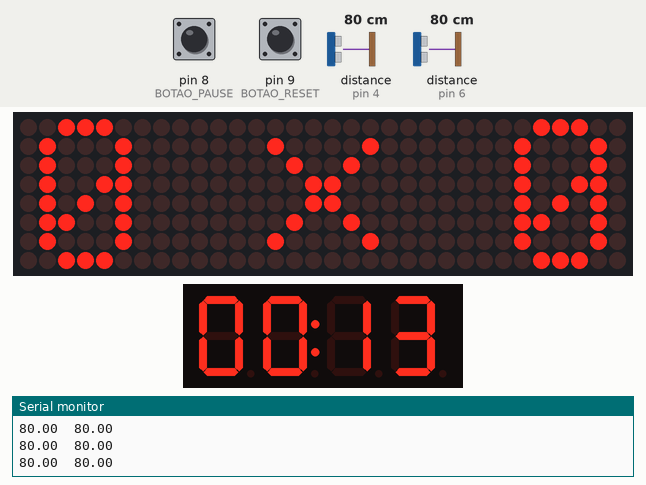
Recording of a sketch running on a simulated Arduino Uno, built with avr-gcc and run on an emulated ATmega328P. On the bench: 32×8 LED matrix, 4-digit seven-segment display, the last lines printed to the serial monitor. Inputs (shaded band) come from the test bench; at power-on: distance to the obstacle (sensors on pin 4, pin 6) 80 cm, pin 8 (BOTAO_PAUSE) HIGH, pin 9 (BOTAO_RESET) HIGH. The echo pulse lasts 58.3 µs per cm.

Above: at 2.2 s.
2.3 s: distance to the obstacle (sensor on pin 4) set to 6 cm
4.6 s: distance to the obstacle (sensor on pin 4) set to 3 cm
At 5.2 s:
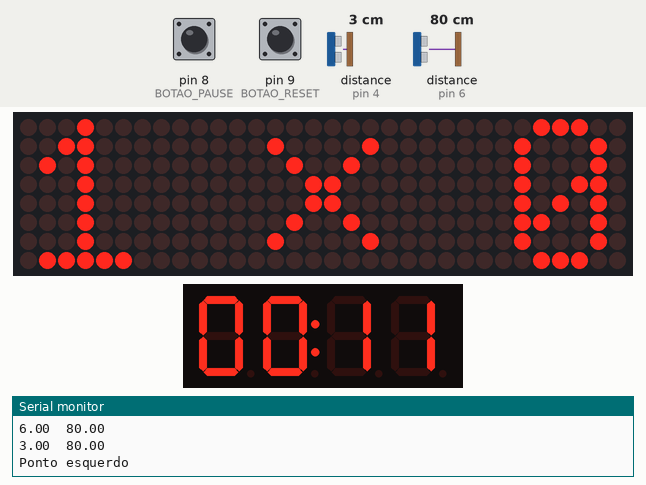
6.2 s: pin 8 (BOTAO_PAUSE) pulled LOW for 0.65 s
At 7.8 s:
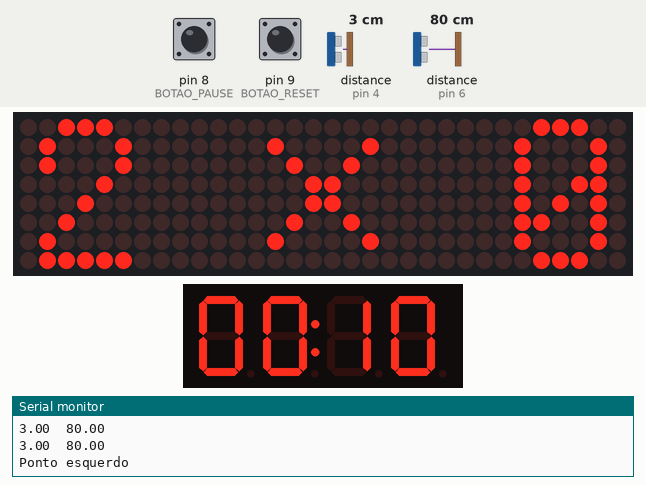
8.9 s: pin 8 (BOTAO_PAUSE) pulled LOW for 1 s
At 11.6 s:
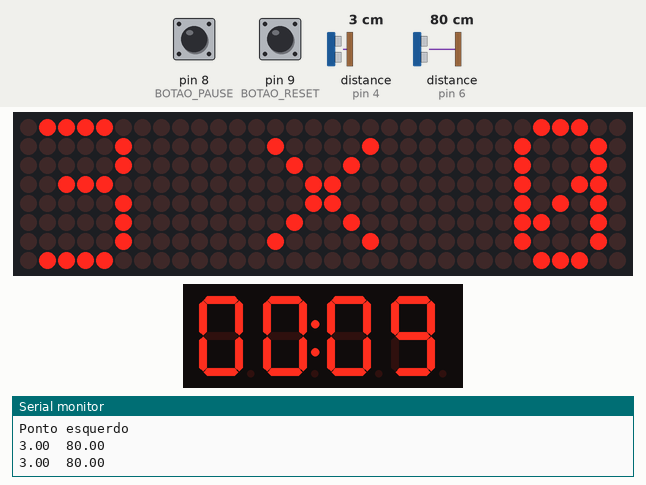
11.9 s: pin 8 (BOTAO_PAUSE) pulled LOW for 3.2 s
At 16.8 s:
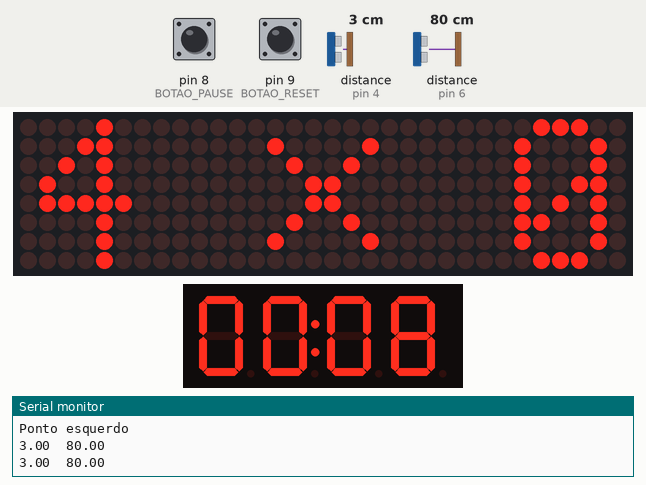
17.1 s: pin 8 (BOTAO_PAUSE) pulled LOW for 0.65 s
At 19.7 s:
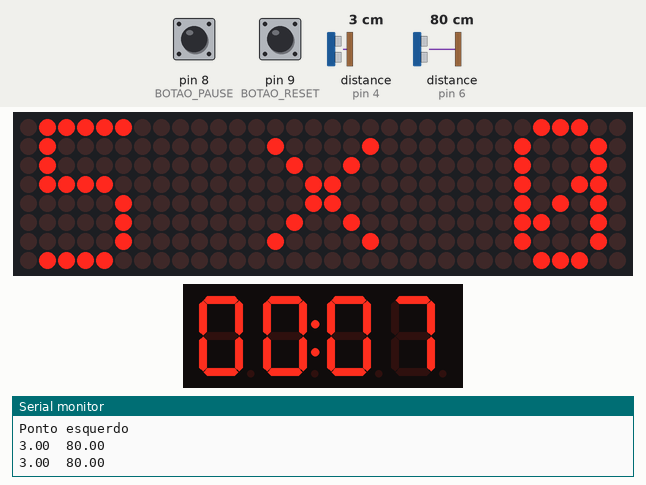
Timing chart, 0 to 20.8 s (numbered marks = the images above; inputs shaded):
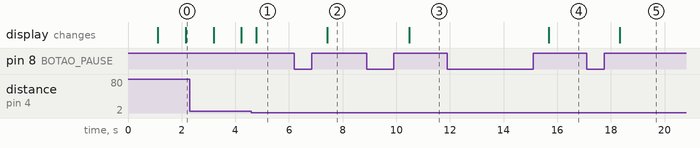

The sketch:

futbot_arena.ino
```cpp
#include <Ultrasonic.h>
#include <MD_Parola.h>
#include <MD_MAX72xx.h>
#include <SPI.h>
#include <TM1637Display.h>

int const ultrasonic1[] = {4, 5};// echo, trig
int const ultrasonic2[] = {6, 7};

#define M_DIN 11
#define M_CS 10
#define M_CLK 13
#define NUM_MATRIZ 4
#define HARDWARE_TYPE MD_MAX72XX::FC16_HW

#define BOTAO_PAUSE 8
#define BOTAO_RESET 9

#define D_DIO 2
#define D_CLK 3

#define DIST_CMP 4

MD_Parola placar = MD_Parola(HARDWARE_TYPE, M_DIN, M_CLK, M_CS, NUM_MATRIZ);
MD_MAX72XX* matriz = nullptr;

TM1637Display display(D_CLK, D_DIO);

Ultrasonic gol1(ultrasonic1[1], ultrasonic1[0]);
Ultrasonic gol2(ultrasonic2[1], ultrasonic2[0]);

byte pontos_esq = 0;
byte pontos_dir = 0;

float dist_gol1, dist_gol2;

bool pausado = false;
unsigned int segundos = 15;
unsigned long ultimoTempo = 0;
const unsigned int TEMPO_INICIAL = 15;

bool ta_over = false;

const uint8_t numeros[10][5] = {
  {0x7E, 0x91, 0x89, 0x85, 0x7E},
  {0x01, 0x01, 0xFF, 0x41, 0x21},
  {0x61, 0x91, 0x89, 0x85, 0x63},
  {0x6E, 0x91, 0x91, 0x91, 0x81},
  {0x08, 0xFF, 0x48, 0x28, 0x18},
  {0x8E, 0x91, 0x91, 0x91, 0xF1},
  {0x8E, 0x91, 0x91, 0x51, 0x3E},
  {0xE0, 0x90, 0x88, 0x87, 0x80},
  {0x6E, 0x91, 0x91, 0x91, 0x6E},
  {0x7E, 0x91, 0x91, 0x91, 0x60}
};

void setup() {
  placar.begin();
  placar.setIntensity(8);
  placar.displayClear();
  placar.displaySuspend(false);

  matriz = placar.getGraphicObject();
  matriz->control(MD_MAX72XX::INTENSITY, 8);

  display.setBrightness(15);
  display.clear();

  pinMode(BOTAO_RESET, INPUT_PULLUP);
  pinMode(BOTAO_PAUSE, INPUT_PULLUP);

  Serial.begin(9600);

  desenhaX();
  attPlacar();

  delay(1000);


}

void loop() {

  if(!pausado && segundos > 0 && millis() - ultimoTempo >= 1000){
    ultimoTempo = millis();
    segundos--;
    attDisplay();

    if(segundos == 0){
      display.showNumberDecEx(0, 0b01000000, true);
      ta_over = !ta_over;
    }
  }

  if(ta_over) {
    piscaPlacar();
  }

  dist_gol1 = gol1.read();
  dist_gol2 = gol2.read();

  Serial.print(dist_gol1);
  Serial.print("\t");
  Serial.println(dist_gol2);

  if(!pausado && (dist_gol1 <= DIST_CMP || dist_gol2 <= DIST_CMP) && !ta_over){
    if(dist_gol1 <= DIST_CMP){
      pontos_esq++;
      Serial.println("Ponto esquerdo");
    }
    else if(dist_gol2 <= DIST_CMP){
      pontos_dir++;
      Serial.println("Ponto direito");
    }
    attPlacar();

    pausado = !pausado;
    //while (gol1.distanceRead() <= DIST_CMP || gol2.distanceRead() <= DIST_CMP){

  }

  if(digitalRead(BOTAO_PAUSE) == LOW){
    pausado = !pausado;
    while(digitalRead(BOTAO_PAUSE) == LOW);
  }

  if(digitalRead(BOTAO_RESET) == LOW){
    resetaTempo();
    resetaPlacar();
    ta_over = false;
    placar.displaySuspend(false);
    matriz->control(MD_MAX72XX::INTENSITY, 8);

  }

  delay(500);
}

void desenhaX() {

  for(int i = 0; i < 6; i++) {
    matriz->setPoint(1 + i, 13 + i, true);
    matriz->setPoint(1 + i, 18 - i, true);
  }

}

void attPlacar(){
  placar.displaySuspend(true);

  desenhaNumero(0, pontos_dir);
  desenhaNumero(3, pontos_esq);

  placar.displaySuspend(false);


}

void piscaPlacar(){
  static unsigned long piscada = 0;
  const unsigned long intervalo = 250;
  static bool estado = false;

  if(millis() - piscada >= intervalo){
    piscada = millis();
    estado = !estado;

    matriz->control(MD_MAX72XX::INTENSITY, estado ? 8 : 0);
  }
}

void desenhaNumero(uint8_t modulo, uint8_t numero){
  uint8_t col_inicial = modulo * 8;

  for (uint8_t col = col_inicial; col < col_inicial + 8; col++) {
    for (uint8_t row = 0; row < 8; row++) {
      matriz->setPoint(row, col, false);
    }
  }

  numero = numero % 10;


  for (uint8_t col = 0; col < 5; col++) {
    for (uint8_t row = 0; row < 8; row++) {
      if (numeros[numero][col] & (1 << (7 - row))) {
        if (modulo == 3) {
          matriz->setPoint(row, col_inicial + col + 2, true);
        } else {
          matriz->setPoint(row, col_inicial + col + 1, true);
        }
      }
    }
  }
}

void attDisplay(){
  if(segundos > 0){
    uint8_t minutos = segundos / 60;
    uint8_t segs = segundos % 60;
    display.showNumberDecEx(minutos * 100 + segs, 0b01000000, true);
  }
}

void resetaTempo(){
  segundos = TEMPO_INICIAL;
  ultimoTempo = millis();
  pausado = true;
  attDisplay();

}

void resetaPlacar(){
  pontos_esq = 0;
  pontos_dir = 0;
  attPlacar();
}
```

Measured:
- the behaviour switches between 5 and 4 cm on distance to the obstacle (sensor on pin 4) (found by bisection; images 0 and 1)
- after the input at 4.6 s, the display: changes after 0.18 s (image 1)
- after the input at 6.2 s, the display: changes after 1.2 s (image 2)
- after the input at 8.9 s, the display: changes after 1.6 s (image 3)
- after the input at 11.9 s, the display: changes after 3.8 s (image 4)
- after the input at 17.1 s, the display: changes after 1.2 s (image 5)
